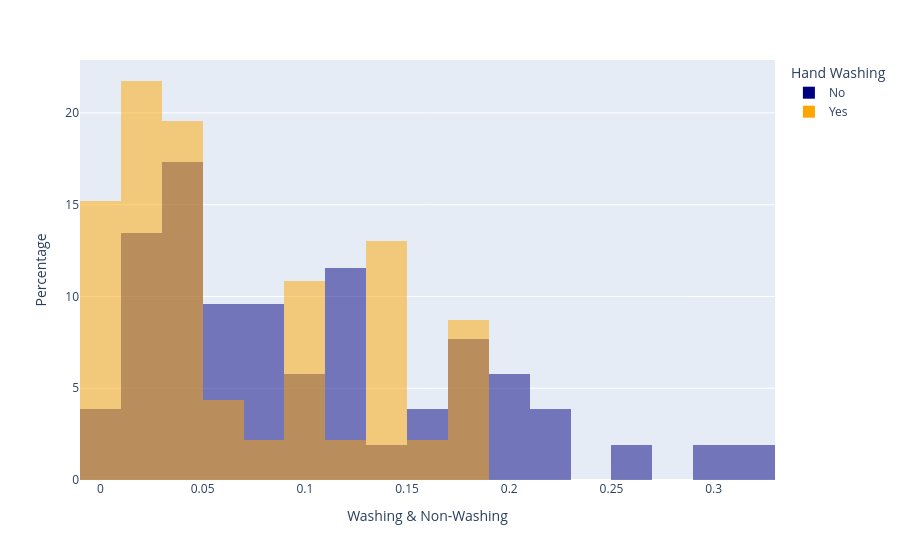

Notebook source saved alongside this figure:
### Markdown cell above
### Using the Histrogram

### Code cell
# Setting Coordinates:
DF = monthly_df
XCOR = "pct_deaths"

# Setting Labels:
TITLE = "Percentages of Deaths"
XLABEL = "Washing & Non-Washing"
YLABEL = "Percentage"

hist = px.histogram(
    data_frame=DF,
    x=XCOR,
    color="washing_hands",
    nbins=30,
    barmode="overlay",
    histnorm="percent",
    color_discrete_sequence=["#000080", "orange"],
)

hist.update_layout(
    xaxis_title=XLABEL,
    yaxis_title=YLABEL,
    legend_title_text="Hand Washing",
)

hist.show()

### Figure 1 — Plotly figure (JSON) as saved in the notebook; plotly's stock layout.template omitted (floating-point values rounded to 4 significant figures)
{"data": [{"alignmentgroup": "True", "bingroup": "x", "histnorm": "percent", "hovertemplate": "washing_hands=No<br>pct_deaths=%{x}<br>percent=%{y}<extra></extra>", "legendgroup": "No", "marker": {"color": "#000080", "opacity": 0.5, "pattern": {"shape": ""}}, "name": "No", "nbinsx": 30, "offsetgroup": "No", "orientation": "v", "showlegend": true, "type": "histogram", "x": [0.1457, 0.07531, 0.04332, 0.01569, 0.007843, 0.05, 0.08421, 0.01351, 0.01878, 0.1102, 0.2255, 0.2085, 0.1222, 0.1023, 0.1074, 0.03226, 0.06593, 0.2078, 0.2546, 0.1839, 0.2934, 0.2297, 0.3138, 0.1912, 0.1597, 0.1241, 0.1193, 0.06098, 0.04082, 0.005236, 0.01554, 0.02262, 0.176, 0.07143, 0.08051, 0.1516, 0.1128, 0.1703, 0.1731, 0.05833, 0.02679, 0.04369, 0.0632, 0.01224, 0.03226, 0.1102, 0.1055, 0.07591, 0.04745, 0.04452, 0.04231, 0.04392], "xaxis": "x", "yaxis": "y"}, {"alignmentgroup": "True", "bingroup": "x", "histnorm": "percent", "hovertemplate": "washing_hands=Yes<br>pct_deaths=%{x}<br>percent=%{y}<extra></extra>", "legendgroup": "Yes", "marker": {"color": "orange", "opacity": 0.5, "pattern": {"shape": ""}}, "name": "Yes", "nbinsx": 30, "offsetgroup": "Yes", "orientation": "v", "showlegend": true, "type": "histogram", "x": [0.07143, 0.06122, 0.03586, 0.1055, 0.1484, 0.1094, 0.1049, 0.1339, 0.1809, 0.1543, 0.1897, 0.1344, 0.1015, 0.131, 0.1806, 0.1439, 0.1496, 0.1077, 0.05369, 0.03215, 0.01923, 0.03607, 0.1827, 0.1224, 0.02239, 0.012, 0.01894, 0.0458, 0.03957, 0.04472, 0.0293, 0.03534, 0.006873, 0, 0.006557, 0.009585, 0.01136, 0.003717, 0, 0.009615, 0.02341, 0.02903, 0.0134, 0.02233, 0.03085, 0.04926], "xaxis": "x", "yaxis": "y"}], "layout": {"barmode": "overlay", "legend": {"title": {"text": "Hand Washing"}, "tracegroupgap": 0}, "margin": {"t": 60}, "xaxis": {"anchor": "y", "domain": [0, 1], "title": {"text": "Washing & Non-Washing"}}, "yaxis": {"anchor": "x", "domain": [0, 1], "title": {"text": "Percentage"}}}}
